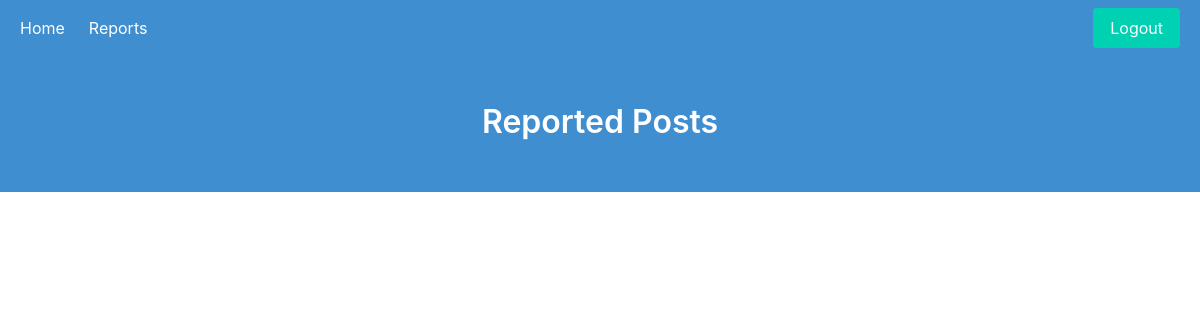
Before: /reports/ (signed in) with the older database file.
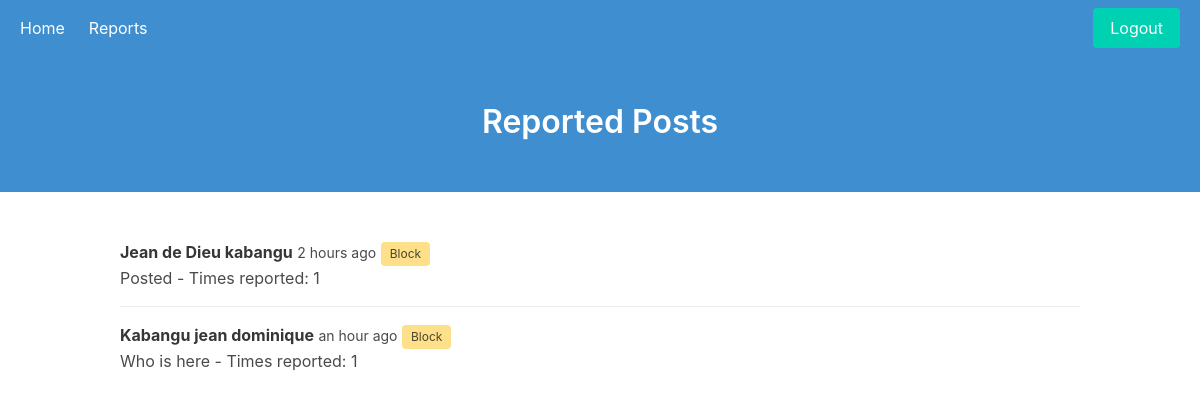
After: the same page with the newer database file.
### feedapp/models.py (models this page shows, shortened)
class Post(models.Model):
    user = models.ForeignKey(settings.AUTH_USER_MODEL, on_delete=models.CASCADE)
    text = models.CharField(max_length=200)
    date_posted = models.DateTimeField(auto_now_add=True)
    hidden = models.BooleanField(default=False)
    date_hidden = models.DateTimeField(blank=True, null=True)
    hidden_by = models.ForeignKey(settings.AUTH_USER_MODEL,
        on_delete=models.CASCADE, blank=True,null=True ,related_name='mod_who_hid')

class User(AbstractUser):
    pass

### feedapp/views.py (the view)
# urls.py: path('reports/', views.reports, name='reports'),
@permission_required('feedapp.view_report', raise_exception=True)
def reports(request):
    reports = Post.objects.annotate(times_reported=Count('report')).filter(times_reported__gt=0).all()
    context = {'reports': reports}
    return render(request, 'feedapp/reports.html', context)

### feedapp/templates/feedapp/reports.html (shortened to what this page needs)
{% extends 'feedapp/base.html' %}
{% load humanize %}
{% block main_title %}Reported Posts{% endblock %}
{% block content %}
{% for post in reports %}
  <article class="media">
    <div class="media-content">
      <div class="content">
        <p>
          <strong>{{ post.user.first_name }} {{ post.user.last_name }}</strong>
          <small>{{ post.date_posted|naturaltime }}</small>
            {% if post.user.is_active %}
              <a href="{% url 'block_user' post.user.id %}"><span class="tag is-warning">Block</span></a>
            {% endif %}
          <br>
          {{ post.text }} - Times reported: {{ post.times_reported }}
        </p>
      </div>
    </div>
  </article>
{% endfor %}
{% endblock %}

### feedapp/templates/feedapp/base.html (shortened to what this page needs)
<!DOCTYPE html>
<html>
  <head>
    <link rel="stylesheet" href="https://cdn.jsdelivr.net/npm/bulma@0.9.0/css/bulma.min.css">
  </head>
  <body>
    <section class="hero is-info">
      <div class="hero-head">
        <nav class="navbar" role="navigation" aria-label="main navigation">
          <div id="navbarBasicExample" class="navbar-menu">
            <div class="navbar-start pl-2">
              <a href="/" class="navbar-item">Home</a>
              {% if perms.feedapp.view_report %}
                <a href="{% url 'reports' %}" class="navbar-item">Reports</a>
              {% endif %}
            </div>
            <div class="navbar-end pr-2">
              <div class="navbar-item">
                <div class="buttons">
                  {% if user.is_authenticated %}
                  <a class="button is-primary" href="/logout/">Logout</a>
                  {% else %}
                  <a class="button is-primary" href="/login/auth0">Login</a>
                  {% endif %}
                </div>
              </div>
            </div>
          </div>
        </nav>
        <div class="hero-body">
          <div class="container has-text-centered">
            <p class="title">{% block main_title %}{% endblock %}</p>
          </div>
        </div>
      </div>
    </section>
    <section class="section">
      <div class="container">
        {% block content %}{% endblock %}
      </div>
    </section>
  </body>
</html>

Changed rows visible on the page:
added Post: user.first_name "Jean", user.last_name "de Dieu kabangu", date_posted "2 hours ago", shows "Block", text "Posted", times_reported "1"
added Post: user.first_name "Kabangu", user.last_name "jean dominique", date_posted "an hour ago", shows "Block", text "Who is here", times_reported "1"
